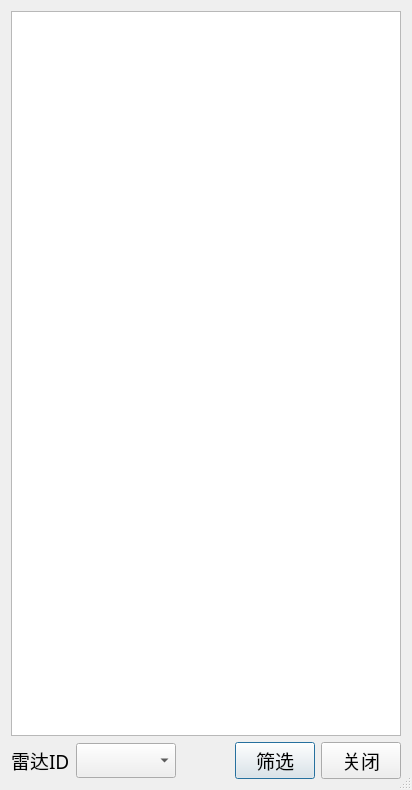
<?xml version="1.0" encoding="UTF-8"?>
<ui version="4.0">
 <class>DialogAirList</class>
 <widget class="QDialog" name="DialogAirList">
  <property name="geometry">
   <rect>
    <x>0</x>
    <y>0</y>
    <width>412</width>
    <height>790</height>
   </rect>
  </property>
  <property name="font">
   <font>
    <family>宋体</family>
    <pointsize>14</pointsize>
   </font>
  </property>
  <property name="windowTitle">
   <string>实时探测无人机信息</string>
  </property>
  <property name="sizeGripEnabled">
   <bool>true</bool>
  </property>
  <layout class="QVBoxLayout" name="verticalLayout">
   <item>
    <widget class="QTableWidget" name="mAirTable">
     <property name="sizePolicy">
      <sizepolicy hsizetype="Expanding" vsizetype="Expanding">
       <horstretch>0</horstretch>
       <verstretch>1</verstretch>
      </sizepolicy>
     </property>
    </widget>
   </item>
   <item>
    <layout class="QHBoxLayout" name="horizontalLayout">
     <item>
      <widget class="QLabel" name="label">
       <property name="text">
        <string>雷达ID</string>
       </property>
      </widget>
     </item>
     <item>
      <widget class="QComboBox" name="comboBox"/>
     </item>
     <item>
      <spacer name="horizontalSpacer">
       <property name="orientation">
        <enum>Qt::Horizontal</enum>
       </property>
       <property name="sizeHint" stdset="0">
        <size>
         <width>40</width>
         <height>20</height>
        </size>
       </property>
      </spacer>
     </item>
     <item>
      <widget class="QPushButton" name="ok_Button">
       <property name="text">
        <string>筛选</string>
       </property>
      </widget>
     </item>
     <item>
      <widget class="QPushButton" name="pushExitBtn">
       <property name="text">
        <string>关闭</string>
       </property>
      </widget>
     </item>
    </layout>
   </item>
  </layout>
 </widget>
 <resources/>
 <connections>
  <connection>
   <sender>pushExitBtn</sender>
   <signal>clicked()</signal>
   <receiver>DialogAirList</receiver>
   <slot>reject()</slot>
   <hints>
    <hint type="sourcelabel">
     <x>369</x>
     <y>253</y>
    </hint>
    <hint type="destinationlabel">
     <x>179</x>
     <y>282</y>
    </hint>
   </hints>
  </connection>
 </connections>
</ui>
